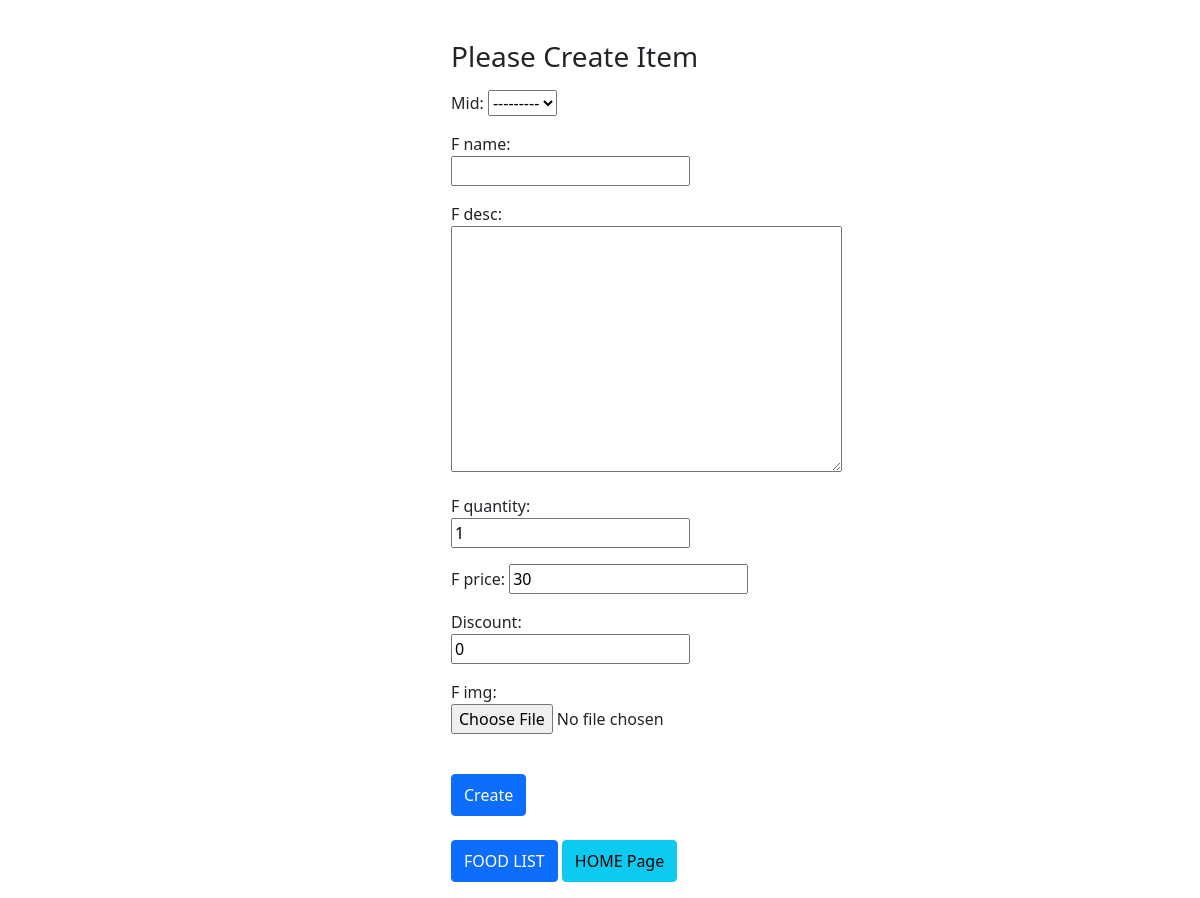
The app's page /food/food_create/ (signed in), older data.
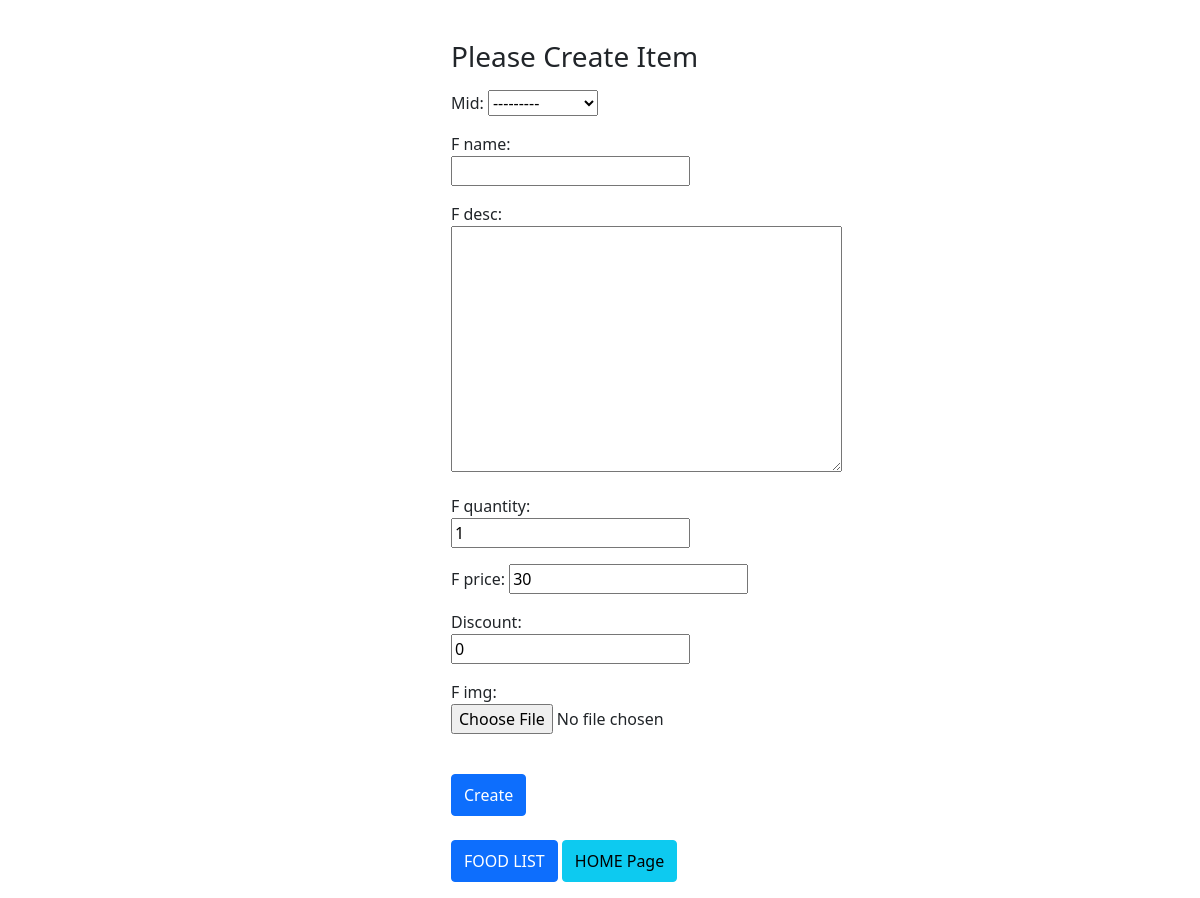
The same page, newer data.
### food/models.py (models this page shows)
class menu_items(models.Model):
    mid = models.SmallAutoField(primary_key=True)
    i_name = models.CharField(max_length=50, unique=True)
    def __str__(self):
        return self.i_name

### food/views.py (the view)
@login_required(login_url='/authe/login')
def create_food_view(request):
    form = food_items_form()
    if request.method == 'POST':
        print(request.POST, request.FILES)
        form = food_items_form(request.POST, request.FILES)
        if form.is_valid:
            form.save()
            return redirect('/food/food_list')
    return render(request=request, template_name='food_create.html', context={'form': form})

### food/forms.py
class food_items_form(forms.ModelForm):
    class Meta:
        model = food_items
        fields = '__all__'

### food/templates/food_create.html (shortened to what this page needs)
<!doctype html>
<html lang="en" data-bs-theme="auto">
<head>
    {% load static %}
    <link rel="stylesheet" href="https://cdn.jsdelivr.net/npm/@docsearch/css@3">
    {% include 'partials/_bootcss.html' %}
    <link href="{% static 'css/sign-in.css'%}" rel="stylesheet">
</head>
<body class="d-flex align-items-center py-4 bg-body-tertiary">
    <main class="form-signin w-10 m-auto">
        {% block content %}
        <form method="post" enctype="multipart/form-data">
            <h1 class="h3 mb-3 fw-normal">Please Create Item</h1>
            <div>{{form.as_p}}</div>
            <br>
            <button class="btn btn-primary w-45 py-2" type="submit">Create</button>
        </form>
        {% endblock %}
        <br>
        <div>
            <a href="{%url 'food:food_list' %}" class="btn btn-primary w-45 py-2">FOOD LIST</a>
            <a href="{%url 'authe:admin_home' %}" class="btn btn-info w-45 py-2">HOME Page</a>
        </div>
    </main>
    {% include 'partials/_bootjs.html' %}
</body>
</html>

Row changes from the older to the newer data that the page shows:
added menu_items: mid "---------"
Text that changed along with them:
form field mid: "---------" → (not shown)
